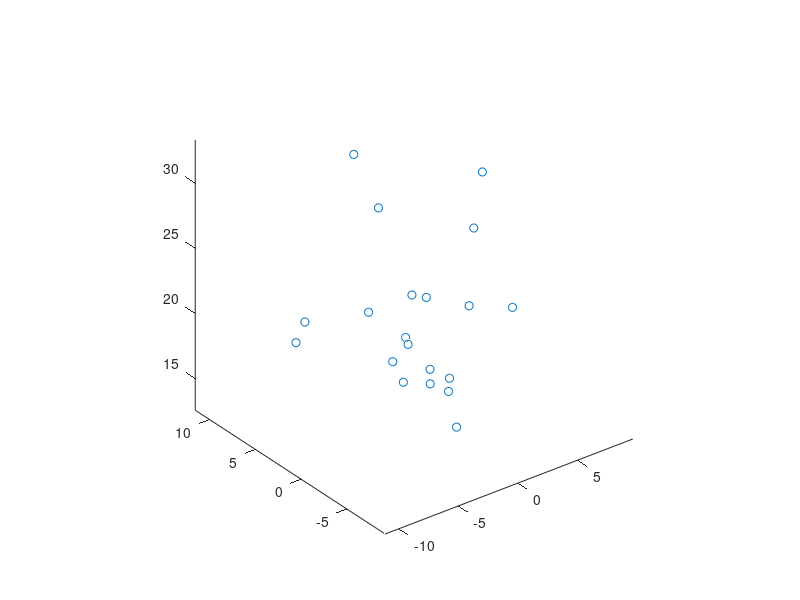

The MATLAB script that drew this image: (Note: this script raises an error after producing the figure.)
% S�parateurs � Vaste Marge pour r�gression

clear all
close all
global ikernel  % type de noyau choisi. 1: produit scalaire dans Rp
                                       % 2: noyau gaussien
                                       
% Les parametres des SVR 
 epsilon=0.5;           % demi largeur de la bande
 ikernel=2;             % choix du type de noyau
 C_ecart= 50;           % coef pour l'�cart permis 
 
 
%donn�es X et Y Les points Xi Yi pour la regression
% Xi est  une colonne de Rn ( fonction cherch�e de Rn dans R)
% Les Xi sont stock�s dans X 
% Les Y sont stock�s en ligne dans Y 

load antennes_2d_train  C  S  % Dans le fichier antenne, C contient X' et 
                              % S contient Y'
X=C';
Y=S';
npoints=size(X,2);    % nombre de points d'apprentissage

% dessin des points en 3D ( � modifier si essais avex X dans R   

plot3(X(1,:),X(2,:),Y, 'o')
axis equal
hold on
pause
% -----------------------------------------------------------
% Partie que les �l�ves doivent programmer

% M�thode UZAWA gradient � pas constant pour probl�me dual
na=2*npoints; % nombre de multiplicateurs alpha 
u1=epsilon*ones(na,1);  % vecteurs colonne
u2=[Y'; -Y'];
u3=[ones(npoints,1); -ones(npoints,1)];

% assemblage matrice de la forme quadratique du probl�me dual, A
for i=1:npoints
    for j=1:npoints
        B(i,j) = kernel(X(:,i),X(:,j));
    end
end

A = [B,-B;-B,B];
% A faire....

% quelques initialisations pour la boucle de gradient
alph0=2.5*abs(rand(na,1)); % point de d�part (0, ou autre): r�glable
pasgrad=1e-2;         % pas du gradient : parametre r�glable
crit_arret=1;         % initialisation critere d'arret
npas=0;               % comptage du nombre de pas
npas_max=100000;      % garde-fou convergence
epsi=1e-4;            % seuil convergence

while and(crit_arret>epsi,npas<npas_max)% boucle de gradient
    npas=npas+1;
     % gradient pas constant 
    % projection d' ABORD sur l'hyperplan
    alph = alph0+pasgrad*(-A*alph0-u1+u2);
    % projection sur  alpha > 0
    alph = alph - (u3*(alph'*u3)/((u3'*u3)));
   % projection sur  alpha<C
    alph = max(0,alph);
    alph = min(alph,C_ecart);
   % stockage dans vit_conv de la distance entre deux alphas successifs par
   % exemple (donne une id�e de la vitesse � laquelle la suite des alpha se
   % tasse (crit�re de Cauchy)
       crit_arret = norm(alph-alph0);
    
    vit_conv(npas) = crit_arret;
    
    alph0 = alph;
end

fprintf(' nb iterations: %d crit�re: %e ',npas,crit_arret)

Points_support=find(alph>epsi)'

% on ne se sert pas directement de w, mais de son produit scalaire 
% avec un vecteur, defini par un noyeau : fonction prodw

% Calcul de b (on le calcule pour chaque pt support, puis on moyenne)
% on devrait v�rifier que chaque pt support fournit le m�me b (aux erreurs
% num�riques pr�s, c'est pouquoi on prend la moyenne)
nb_sup=0;
moy_b=[];
for i=Points_support
    if abs(alph(i))-C_ecart>epsi
        n_sup=nb_sup+1;
        
        if i>npoints
            k=i-npoints;
            proscal=prodwr(X,alph,X(:,k));
            moy_b(n_sup)=-proscal+Y(k)+epsilon;
        else
            k=i;
            proscal=prodwr(X,alph,X(:,k));
            moy_b(n_sup)=-proscal+Y(k)-epsilon;
        end
    end
end

b=mean(moy_b);
% calcul de la constante b
% a faire 

%--------------------------------------------------------------

save Modele X Y alph b  % On stocke le materiel qui permetra de reconstruire
                         % la fonction apprise � des fins d'optim.
                         % Construire cette fonction

% Dessin du "mod�le" (fonction de regression). 
% On peut aussi l'appeler en dehors de ce programme

pause

Dessin_Modele


pause

DessinLoire
% dessin des performances de la convergence 
figure(2)  % dessin des performances de convergence
plot(log(vit_conv),'linewidth',2)
xlabel(' nombre it�rations')
ylabel(' log (ecart)')
title('comportement convergence')
grid
fprintf(' nb iterations: %d crit�re: %e \r',npas,crit_arret)
